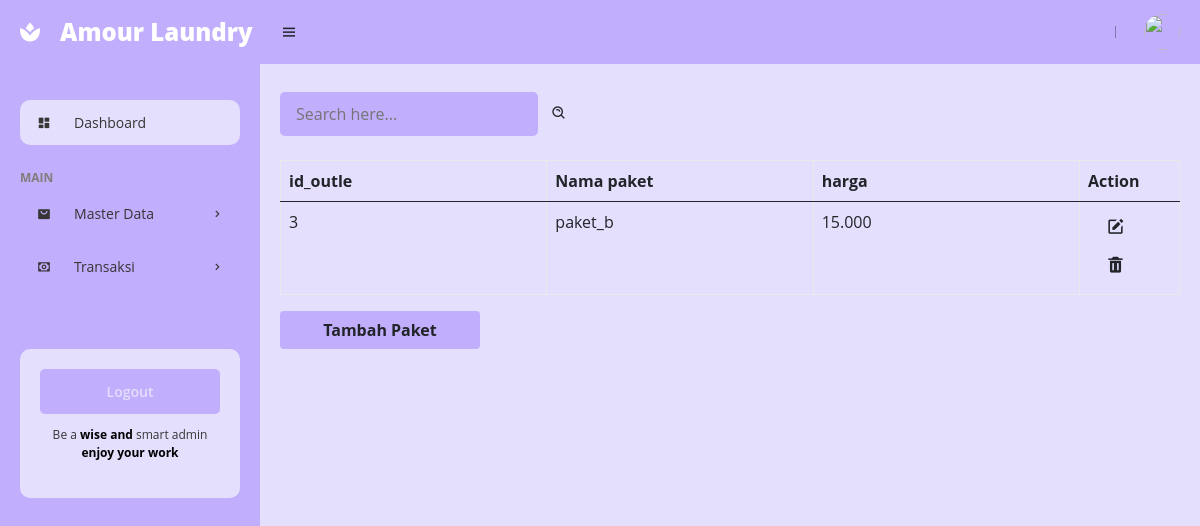
Page /admin/index.php?admin=tb-paket-list (signed in) on the committed database.
### tables this page shows
CREATE TABLE `tb_paket` (
  `id_paket` int(11) NOT NULL,
  `id_outle` int(11) NOT NULL,
  `Jenis` int(11) NOT NULL,
  `nama_paket` varchar(20) NOT NULL,
  `harga` varchar(20) NOT NULL
);

### admin/tb_paket_list.php (the view, shortened to what this page needs)
<form action="" method="post" style="width: 300px;">
    <div class="form-group">
        <input type="text" name="cari2" style="background-color: #C1AEFC;" placeholder="Search here...">
        <button class="btn" type="submit"><i class='bx bx-search-alt icon'></i> </button>
    </div>
</form><br>
<table class="table">
    <thead>
        <tr>
            <th>id_outle</th>
            <th>Nama paket</th>
            <th>harga</th>
            <th>Action</th>
        </tr>
    </thead>
    <tbody>
        <?php
        @$sql = "SELECT * FROM tb_paket where id_outle like '%$_POST[cari2]%' ";
        $result = $koneksi->query($sql);
        while ($row = $result->fetch_assoc()) {
        ?>
            <tr>
                <td><?php echo $row['id_outle'] ?></td>
                <td><?php echo $row['nama_paket'] ?></td>
                <td><?php echo $row['harga'] ?></td>
                <td><a href="index.php?admin=tb-paket-edit&id=<?php echo $row['id_paket'] ?>"><button type="submit" class="btn "><i class="bx bxs-edit icons"></i></button></a>
                    <a href="index.php?admin=tb-paket-delete&id=<?php echo $row['id_paket'] ?>"><button type="submit" class="btn "><i class="bx bxs-trash icons"></i></button></a>
                </td>
            </tr>
        <?php
        }
        ?>
    </tbody>
</table>
<a href="index.php?admin=tb-paket"><button type="submit" class="btn " style="width: 200px; background-color: #C1AEFC;"><b>Tambah Paket</b></button>

### admin/tb_paket_list.php (style rules this page uses)
table.table { table-layout: fixed; }
table.table tr th, table.table tr td { border-color: #e9e9e9; }
table.table th:last-child { width: 100px; }
table.table td a { cursor: pointer; display: inline-block; margin: 0 5px; min-width: 24px; }
table.table td i { font-size: 19px; }
table { font-family: arial, sans-serif; border-collapse: collapse; width: 100%; }
td, th { border: 1px solid #dddddd; text-align: left; padding: 8px; }

### admin/index.php (style rules this page uses)
* { font-family: 'Open sans', sans-serif; margin: 0; padding: 0; box-sizing: border-box; }
:root { --main-color: #C1AEFC; --color-drak: #E3DFFD; --text-grey: #8390A2; --pink-gelap: #8675A9; --putih: #fff ; }
html { overflow-x: hidden; }
body { background: var(--color-drak); }
a { text-decoration: none; }
main form { margin-top: 6px; }
main .form-group { width: 100%; display: flex; grid-gap: 1-px; }
main .form-group input { flex-grow: 1; padding: 10px 16px ; border-radius: 5px; outline: none; background-color: rgb(231, 229, 229); border: none; transition: all .3s ease; width: 100%; }

### rows in the picture
tb_paket: id_outle "3", nama_paket "paket_b", harga "15.000"
